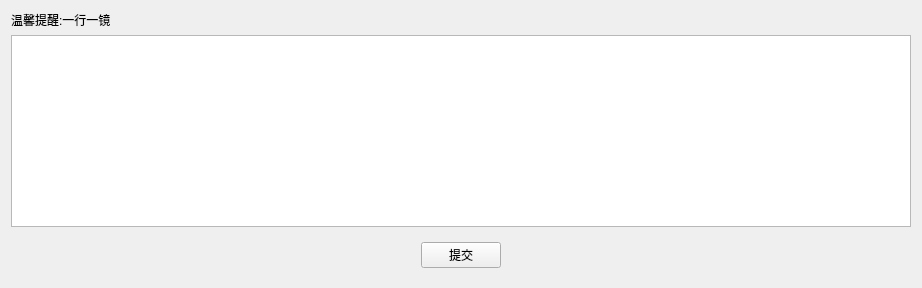
                     <widget class="QWidget" name="tab_16">
                      <attribute name="title">
                       <string>人工分镜</string>
                      </attribute>
                      <layout class="QVBoxLayout" name="verticalLayout_9">
                       <item>
                        <widget class="QLabel" name="label_10">
                         <property name="text">
                          <string>温馨提醒:一行一镜</string>
                         </property>
                        </widget>
                       </item>
                       <item>
                        <widget class="QTextEdit" name="textEdit_2"/>
                       </item>
                       <item>
                        <widget class="QWidget" name="widget_8" native="true">
                         <layout class="QHBoxLayout" name="horizontalLayout_11">
                          <item>
                           <spacer name="horizontalSpacer_9">
                            <property name="orientation">
                             <enum>Qt::Horizontal</enum>
                            </property>
                            <property name="sizeHint" stdset="0">
                             <size>
                              <width>401</width>
                              <height>20</height>
                             </size>
                            </property>
                           </spacer>
                          </item>
                          <item>
                           <widget class="QPushButton" name="pushButton_22">
                            <property name="text">
                             <string>提交</string>
                            </property>
                           </widget>
                          </item>
                          <item>
                           <spacer name="horizontalSpacer_10">
                            <property name="orientation">
                             <enum>Qt::Horizontal</enum>
                            </property>
                            <property name="sizeHint" stdset="0">
                             <size>
                              <width>401</width>
                              <height>20</height>
                             </size>
                            </property>
                           </spacer>
                          </item>
                         </layout>
                        </widget>
                       </item>
                      </layout>
                     </widget>
